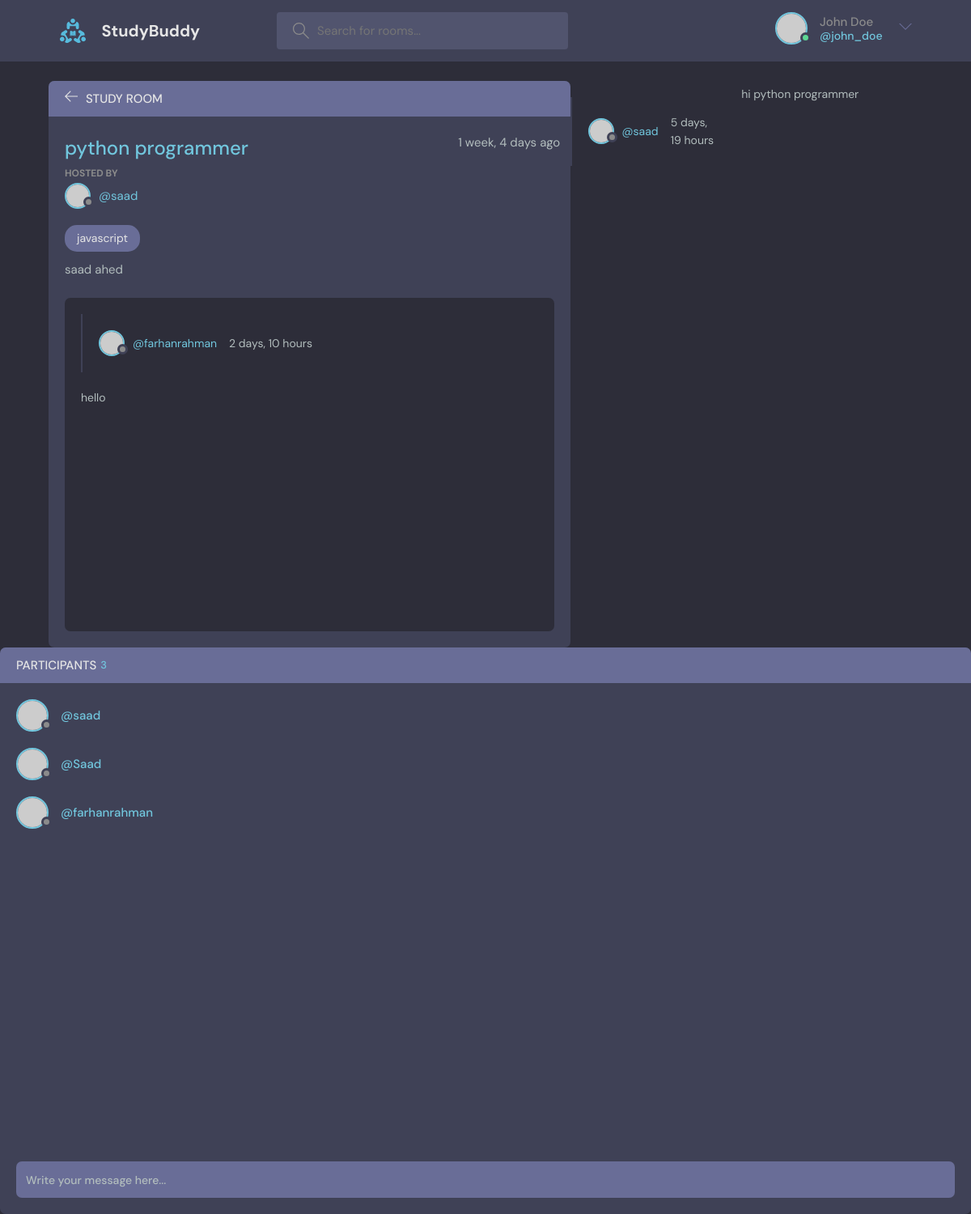
Page /room/6/ on the committed database.
### user/models.py (models this page shows, shortened)
class Room (models.Model):
    host =models.ForeignKey(User, on_delete=models.SET_NULL, null=True)
    topic =models.ForeignKey(Topic, on_delete=models.SET_NULL, null=True)
    name =models.CharField(max_length=200)
    description=models.TextField(null=True, blank=True)
    participants =models.ManyToManyField(
        User, related_name='participants', blank=True)
    updated=models.DateTimeField(auto_now=True)
    created=models.DateTimeField(auto_now_add=True)
    class Meta:
        ordering=['-updated','-created'] #

class Topic (models.Model):
    name=models.CharField(max_length=200)
    def __str__(self):
        return self.name

class Message (models.Model):
    user =models.ForeignKey(User, on_delete=models.CASCADE)
    room =models.ForeignKey(Room, on_delete=models.CASCADE)
    body =models.TextField(default='Default message')
    updated=models.DateTimeField(auto_now=True)
    created =models.DateTimeField(auto_now_add=True)
    class Meta:
        ordering=['-updated','-created']

### user/views.py (the view, shortened to what this page needs)
# urls.py: path('room/<str:pk>/',views.room, name='room'),
def room (request,pk):
    room =Room.objects.get(id=pk)
    room_messages=room.message_set.all()
    participants=room.participants.all()
    context ={'room':room, 'room_messages':room_messages ,
              'participants':participants}
    return render(request,"base/room.html", context)

### templates/base/room.html (shortened to what this page needs)
{% extends 'base/main.html'%}
{% block content %}
    <main class="profile-page layout layout--2">
      <div class="container">
        <div class="room">
          <div class="room__top">
            <div class="room__topLeft">
              <a href="index.html">
                <svg version="1.1" xmlns="http://www.w3.org/2000/svg" width="32" height="32" viewBox="0 0 32 32">
                  <title>arrow-left</title>
                  <path
                    d="M13.723 2.286l-13.723 13.714 13.719 13.714 1.616-1.611-10.96-10.96h27.625v-2.286h-27.625l10.965-10.965-1.616-1.607z"
                  ></path>
                </svg>
              </a>
              <h3>Study Room</h3>
            </div>
          </div>
          <div class="room__box scroll">
            <div class="room__header scroll">
              <div class="room__info">
                <h3>{{room.name}}</h3>
                <span>{{room.created|timesince}} ago</span>
              </div>
              <div class="room__hosted">
                <p>Hosted By</p>
                <a href="{% url 'user-profile' room.host.id%}" class="room__author">
                  <div class="avatar avatar--small">
                    <img src="https://randomuser.me/api/portraits/men/37.jpg" />
                  </div>
                  <span>@{{room.host}}</span>
                </a>
              </div>
              <span class="room__topics">{{room.topic}}</span>
              <p>{{room.description}}</p>
            </div>
            <div class="room__conversation">
              <div class="threads scroll">
                {% for message in room_messages%}
                <div class="thread">
                  <div class="thread__top">
                    <div class="thread__author">
                      <a href="{% url 'user-profile' message.user.id%}" class="thread__authorInfo">
                        <div class="avatar avatar--small">
                          <img src="https://randomuser.me/api/portraits/men/37.jpg" />
                        </div>
                        <span>@{{message.user.username}}</span>
                      </a>
                      <span class="thread__date">{{message.created|timesince}}</span>
                    </div>
                    </div>
                  </div>
                  <div class="thread__details">
                    {{message.body}}
                  </div>
                </div>
                {%endfor%}
          <div class="room__message">
            <form action="" method="POST">
              <input name="body" placeholder="Write your message here..." />
            </form>
          </div>
        <div class="participants">
          <h3 class="participants__top">Participants <span>{{participants.count}}</span></h3>
          <div class="participants__list scroll">
            {% for user in participants %}
            <a href="{% url 'user-profile' user.id%}" class="participant">
              <div class="avatar avatar--medium">
                <img src="https://randomuser.me/api/portraits/men/37.jpg" />
              </div>
              <p>
                <span>@{{user.username}}</span>
              </p>
            </a>
            {% endfor%}
          </div>
        </div>
    </main>
{% endblock content%}

### rows in the picture
Room: name "python programmer", created "1 week, 4 days", host "saad", topic "javascript", description "saad ahed"
Message: user.username "farhanrahman", created "2 days, 10 hours", body "hello"
Message: user.username "saad", created "5 days, 19 hours", body "hi python programmer"

### other values in the picture
{{ participants.count }} "3"
{{ user.username }} "saad"
{{ user.username }} "Saad"
{{ user.username }} "farhanrahman"
